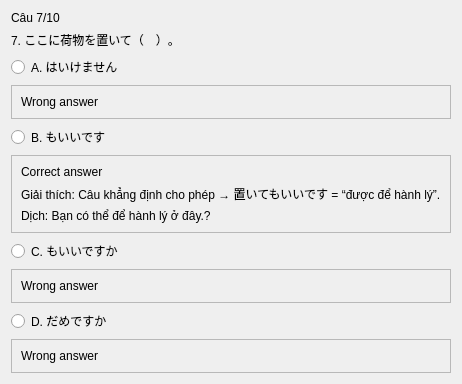
               <widget class="QWidget" name="page_13">
                <layout class="QVBoxLayout" name="verticalLayout_6">
                 <item>
                  <widget class="QLabel" name="label_96">
                   <property name="text">
                    <string>Câu 7/10</string>
                   </property>
                  </widget>
                 </item>
                 <item>
                  <widget class="QLabel" name="label_97">
                   <property name="text">
                    <string>7. ここに荷物を置いて（　）。</string>
                   </property>
                  </widget>
                 </item>
                 <item>
                  <widget class="QRadioButton" name="radioButton_49">
                   <property name="text">
                    <string>A. はいけません</string>
                   </property>
                  </widget>
                 </item>
                 <item>
                  <widget class="QFrame" name="frame_5">
                   <property name="frameShape">
                    <enum>QFrame::StyledPanel</enum>
                   </property>
                   <property name="frameShadow">
                    <enum>QFrame::Raised</enum>
                   </property>
                   <layout class="QVBoxLayout" name="verticalLayout_10">
                    <item>
                     <widget class="QLabel" name="label_11">
                      <property name="text">
                       <string>Wrong answer</string>
                      </property>
                     </widget>
                    </item>
                   </layout>
                  </widget>
                 </item>
                 <item>
                  <widget class="QRadioButton" name="radioButton_50">
                   <property name="text">
                    <string>B. もいいです</string>
                   </property>
                  </widget>
                 </item>
                 <item>
                  <widget class="QFrame" name="frame_6">
                   <property name="frameShape">
                    <enum>QFrame::StyledPanel</enum>
                   </property>
                   <property name="frameShadow">
                    <enum>QFrame::Raised</enum>
                   </property>
                   <layout class="QVBoxLayout" name="verticalLayout_9">
                    <item>
                     <widget class="QLabel" name="label_9">
                      <property name="text">
                       <string>Correct answer</string>
                      </property>
                     </widget>
                    </item>
                    <item>
                     <widget class="QLabel" name="label_8">
                      <property name="text">
                       <string>Giải thích: Câu khẳng định cho phép → 置いてもいいです = “được để hành lý”.</string>
                      </property>
                     </widget>
                    </item>
                    <item>
                     <widget class="QLabel" name="label_7">
                      <property name="text">
                       <string>Dịch: Bạn có thể để hành lý ở đây.?</string>
                      </property>
                     </widget>
                    </item>
                   </layout>
                  </widget>
                 </item>
                 <item>
                  <widget class="QRadioButton" name="radioButton_51">
                   <property name="text">
                    <string>C. もいいですか</string>
                   </property>
                  </widget>
                 </item>
                 <item>
                  <widget class="QFrame" name="frame_7">
                   <property name="frameShape">
                    <enum>QFrame::StyledPanel</enum>
                   </property>
                   <property name="frameShadow">
                    <enum>QFrame::Raised</enum>
                   </property>
                   <layout class="QVBoxLayout" name="verticalLayout_8">
                    <item>
                     <widget class="QLabel" name="label_10">
                      <property name="text">
                       <string>Wrong answer</string>
                      </property>
                     </widget>
                    </item>
                   </layout>
                  </widget>
                 </item>
                 <item>
                  <widget class="QRadioButton" name="radioButton_52">
                   <property name="text">
                    <string>D. だめですか</string>
                   </property>
                  </widget>
                 </item>
                 <item>
                  <widget class="QFrame" name="frame_8">
                   <property name="frameShape">
                    <enum>QFrame::StyledPanel</enum>
                   </property>
                   <property name="frameShadow">
                    <enum>QFrame::Raised</enum>
                   </property>
                   <layout class="QVBoxLayout" name="verticalLayout_7">
                    <item>
                     <widget class="QLabel" name="label_12">
                      <property name="text">
                       <string>Wrong answer</string>
                      </property>
                     </widget>
                    </item>
                   </layout>
                  </widget>
                 </item>
                </layout>
               </widget>
